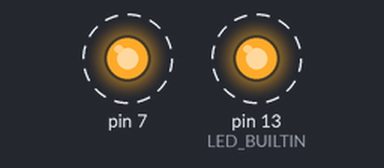
Recording of a sketch running on a simulated Arduino Uno, built with avr-gcc and run on an emulated ATmega328P. Parts: output pins drawn as LEDs (lit = HIGH). Dashed ring = blinking. What the sketch prints to the serial monitor is not drawn.

Above: at 0.5 s.
Timing chart, 0 to 4.6 s (numbered marks = the images above):
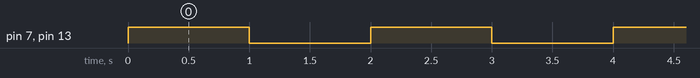

Measured:
- by itself, pin 7, pin 13 (LED_BUILTIN): alternates HIGH for 1.0 s and LOW for 1.0 s

The sketch:

Workshop_3_-_Blink.ino
```cpp
void setup()
{
  Serial.begin(9600);
  pinMode(LED_BUILTIN, OUTPUT);
  pinMode(7, OUTPUT);
  Serial.println("Ohayo Sekai!");
}

void loop()
{
  //Serial.println("Good Morning World!");
  digitalWrite(LED_BUILTIN, HIGH);
  digitalWrite(7, HIGH);
  Serial.println("LED ON!");
  delay(1000); // Wait for 1000 millisecond(s)

  digitalWrite(LED_BUILTIN, LOW);
  digitalWrite(7, LOW);
  Serial.println("LED OFF!");
  delay(1000); // Wait for 1000 millisecond(s)
}
```
